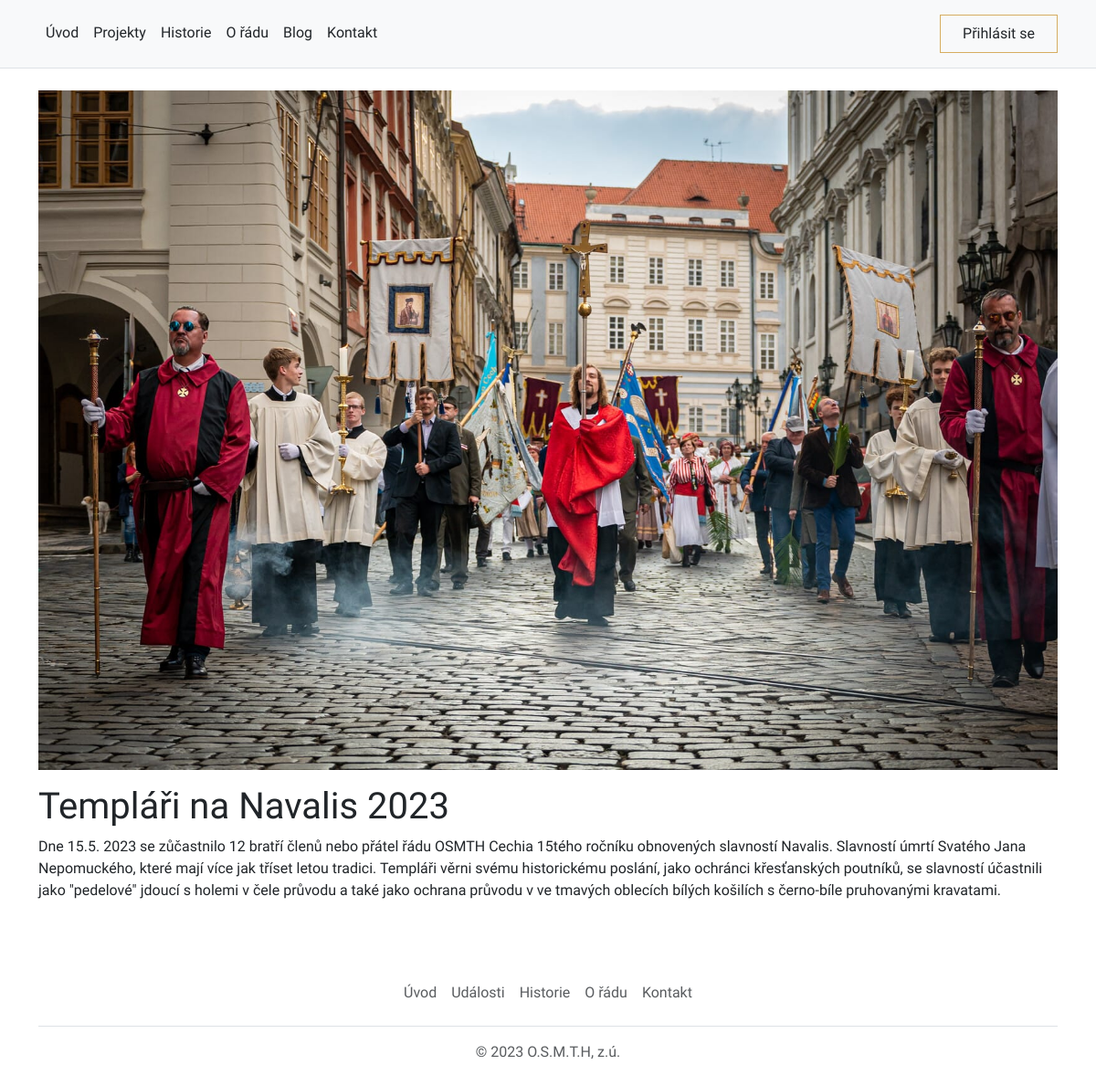
/blog/templari-na-navalis-2023, run on the app's committed database.
### web/models.py (models this page shows, shortened)
class Article(models.Model):
    options = (
        ("draft","Draft"),
        ("published","Published"),
    )
    title = models.CharField(max_length=255)
    pub_date = models.DateField(auto_now=True, editable=True, verbose_name="Published date")
    updated = models.DateTimeField(auto_now=True)
    slug = AutoSlugField(populate_from = "title", unique_with="pub_date__month")
    author = models.ForeignKey(User, on_delete=models.CASCADE)
    status = models.CharField(max_length=10, choices=options, default="draft")
    image = models.ImageField(null=True, blank=True, upload_to="images/")
    content = models.TextField()

### web/views.py (the view)
# urls.py: path('blog/<slug:slug>', views.blog_detail_page, name="blog_detail"),
def blog_detail_page(request,slug):
    article = get_object_or_404(Article, slug=slug)
    context = {"article":article}
    return render(request, "blog_detail.html",context)

### templates/blog_detail.html
{% extends 'base.html' %}
{% load static %}
{% block content %}
<div class="container py-4 ">
    <img src="{{ article.image.url }}" class="img-fluid mb-3" alt="...">
    <h1 >{{article.title}}</h1>
    <p>{{article.content}}</p>
</div>
{% endblock content %}

### templates/base.html (shortened to what this page needs)
{% load static %}
<!doctype html>
<html lang="en">
  <head>
    <link href="https://cdn.jsdelivr.net/npm/bootstrap@5.3.0-alpha1/dist/css/bootstrap.min.css" rel="stylesheet">
    <link rel="stylesheet" href="{% static '/css/custom_style.css' %}"/>
  </head>
  <body>
<main>
{% include "navbar.html" %}
    {% block content %}
    {% endblock content %}
</main>
{% include "footer.html" %}
</body>
</html>

### templates/navbar.html (shortened to what this page needs)
  <nav class="py-3 bg-light border-bottom">
      <div class="container d-flex flex-wrap">
        <ul class="nav me-auto">
          <li class="nav-item"><a href="{% url "web:home" %}" class="a-nav nav-link link-dark px-2 callout" aria-current="page">Úvod</a></li>
          <li class="nav-item"><a href="#" class="a-nav nav-link link-dark px-2 callout">Projekty</a></li>
          <li class="nav-item"><a href="#" class="a-nav nav-link link-dark px-2 callout">Historie</a></li>
          <li class="nav-item"><a href="#" class="a-nav nav-link link-dark px-2 callout">O řádu</a></li>
          <li class="nav-item"><a href="#" class="a-nav nav-link link-dark px-2 callout">Blog</a></li>
          <li class="nav-item"><a href="{% url "web:kontakt" %}" class="a-nav nav-link link-dark px-2 callout">Kontakt</a></li>
        </ul>
        <ul class="nav">
          <li class="nav-item"><a href="{% url "web:login" %}" class="px-4 nav-link link-dark px-2 callout sign-in">Přihlásit se</a></li>
        </ul>
      </div>
    </nav>

### templates/footer.html
  <div class="container">
    <footer class="py-3 my-4">
      <ul class="nav justify-content-center border-bottom pb-3 mb-3">
        <li class="nav-item"><a href="#" class="nav-link px-2 text-muted">Úvod</a></li>
        <li class="nav-item"><a href="#" class="nav-link px-2 text-muted">Události</a></li>
        <li class="nav-item"><a href="#" class="nav-link px-2 text-muted">Historie</a></li>
        <li class="nav-item"><a href="#" class="nav-link px-2 text-muted">O řádu</a></li>
        <li class="nav-item"><a href="#" class="nav-link px-2 text-muted">Kontakt</a></li>
      </ul>
      <p class="text-center text-muted">© 2023 O.S.M.T.H, z.ú.</p>
    </footer>
  </div>

### static/css/custom_style.css (style rules this page uses)
body { font-family: 'Maven Pro', sans-serif; }
.callout { font-family: 'Marcellus', serif; }
.nav-link { color: rgb(158, 3, 3); }
.sign-in { border: 1px solid #D6AD60; }

### data on the page
Article: image (picture), title "Templáři na Navalis 2023", content "Dne 15.5. 2023 se zůčastnilo 12 bratří členů nebo přátel řádu OSMTH Cechia 15tého ročníku obnovených slavností Navalis. Slavností úmrtí Svatého Jana Nepomuckého, které mají více jak tříset letou tradici. Templáři věrni svému historickému poslání, jako ochránci křesťanských poutníků, se slavností účastnili jako \"pedelové\" jdoucí s holemi v čele průvodu a také jako ochrana průvodu v ve tmavých oblecích bílých košilích s černo-bíle pruhovanými kravatami."
